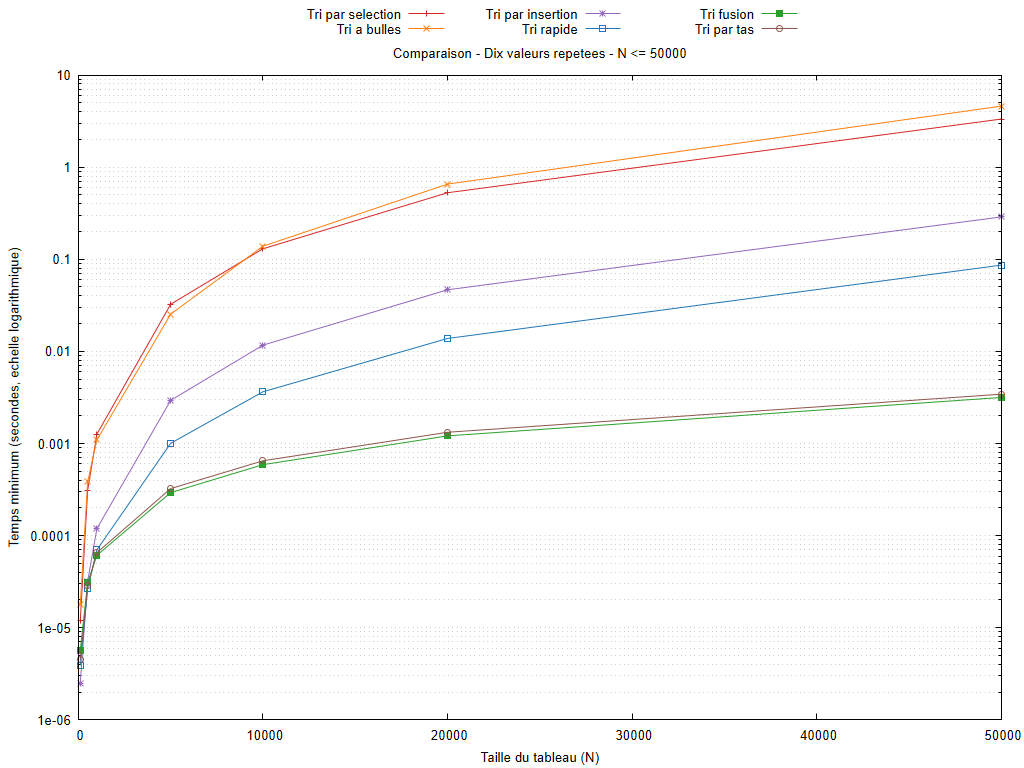

This chart was generated by the following gnuplot code:
set encoding utf8
set terminal pngcairo size 1024,768 font 'Arial,10'
set output 'graphiques/20261010_184935/comparaisons/valeurs_repetees_algos_3f_max_50000_log.png'
set datafile missing 'non_mesure'
set datafile separator ';'
set title 'Comparaison - Dix valeurs repetees - N <= 50000'
set xlabel 'Taille du tableau (N)'
set ylabel 'Temps minimum (secondes, echelle logarithmique)'
set logscale y 10
set format y '%.3g'
set grid ytics mytics
set key outside top center horizontal maxcols 3
set xrange [0:50000]
plot 'resultats/20261010_184935/valeurs_repetees.csv' every ::1 using 1:(column(1)<=50000 && column(2)>0 ? column(2) : 1/0) title 'Tri par selection' with linespoints lc rgb '#d62728', 'resultats/20261010_184935/valeurs_repetees.csv' every ::1 using 1:(column(1)<=50000 && column(4)>0 ? column(4) : 1/0) title 'Tri a bulles' with linespoints lc rgb '#ff7f0e', 'resultats/20261010_184935/valeurs_repetees.csv' every ::1 using 1:(column(1)<=50000 && column(6)>0 ? column(6) : 1/0) title 'Tri par insertion' with linespoints lc rgb '#9467bd', 'resultats/20261010_184935/valeurs_repetees.csv' every ::1 using 1:(column(1)<=50000 && column(8)>0 ? column(8) : 1/0) title 'Tri rapide' with linespoints lc rgb '#1f77b4', 'resultats/20261010_184935/valeurs_repetees.csv' every ::1 using 1:(column(1)<=50000 && column(10)>0 ? column(10) : 1/0) title 'Tri fusion' with linespoints lc rgb '#2ca02c', 'resultats/20261010_184935/valeurs_repetees.csv' every ::1 using 1:(column(1)<=50000 && column(12)>0 ? column(12) : 1/0) title 'Tri par tas' with linespoints lc rgb '#8c564b'
unset output
